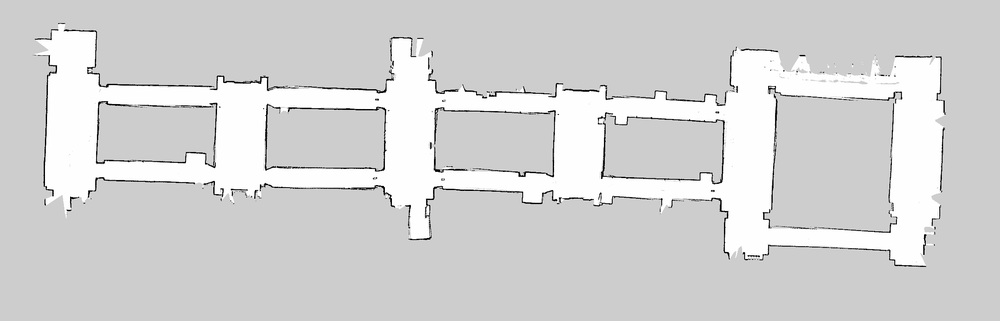
#> input picture diem_turtlebot_ws/src/map/diem_map.pgm, 1000 x 321 px, shrunk from 2424 x 777 before the run
$ python miglioria.py
#> lines starting #> are read from the running program, lines starting #| are printed output that depends on the picture; after the words box and inside, x2 and y2 are one past the last pixel; in counts of white or black regions, pixels touching at a corner belong together
# Importazione delle librerie necessarie
import os  # Modulo per interagire con il sistema operativo (creazione di directory, gestione dei percorsi)
import numpy as np  # Libreria per operazioni numeriche avanzate su array
import cv2  # Libreria OpenCV per l'elaborazione delle immagini
import networkx as ntx  # Libreria per la creazione e manipolazione di grafi
from scipy.ndimage import distance_transform_edt, convolve, generic_filter  # Funzioni per elaborazione di immagini
from skimage.morphology import skeletonize  # Funzione per scheletrizzare immagini binarie
from PIL import Image  # Libreria per la manipolazione delle immagini
import yaml  # Libreria per leggere e scrivere file YAML
# --- Funzioni di base ---

def load_map(image_path):
    """
    Carica la mappa di occupazione da un file immagine in scala di grigi.

    Parameters:
        image_path (str): Il percorso del file immagine da caricare.

    Returns:
        numpy.ndarray: L'immagine caricata in scala di grigi.
    """
    # Carica l'immagine in scala di grigi
    occupancy_grid = cv2.imread(image_path, cv2.IMREAD_GRAYSCALE)
    if occupancy_grid is None:
        # Solleva un'eccezione se l'immagine non può essere caricata
        raise FileNotFoundError(f"Errore: impossibile aprire il file {image_path}")
    return occupancy_grid  # Restituisce l'immagine caricata

def create_binary_map(occupancy_grid):
    """
    Converte l'immagine della mappa in una mappa binaria.

    Parameters:
        occupancy_grid (numpy.ndarray): L'immagine in scala di grigi della mappa.

    Returns:
        numpy.ndarray: La mappa binaria risultante.
    """
    # Utilizza una soglia per binarizzare l'immagine
    # I pixel con valore superiore a 240 diventano 1 (bianco), altrimenti 0 (nero)
    _, binary_map = cv2.threshold(occupancy_grid, 240, 1, cv2.THRESH_BINARY)
    return binary_map  # Restituisce la mappa binaria

def compute_distance_map(binary_map):
    """
    Calcola la mappa delle distanze euclidee dai pixel non zero.

    Parameters:
        binary_map (numpy.ndarray): La mappa binaria della mappa.

    Returns:
        numpy.ndarray: La mappa delle distanze euclidee.
    """
    # Calcola la mappa delle distanze euclidee
    distance_map = distance_transform_edt(binary_map)
    return distance_map  # Restituisce la mappa delle distanze

def create_voronoi_lines(distance_map):
    """
    Crea le linee di Voronoi identificando i pixel con vicini di valori di distanza diversi.

    Parameters:
        distance_map (numpy.ndarray): La mappa delle distanze euclidee.

    Returns:
        numpy.ndarray: La mappa di Voronoi risultante.
    """
    # Definisce un kernel booleano per escludere il pixel centrale
    kernel = np.array([[1, 1, 1],
                       [1, 0, 1],
                       [1, 1, 1]], dtype=bool)


    # Definisce una funzione che calcola la differenza tra il valore massimo e minimo nella finestra
    def local_range(values):
        return values.max() - values.min()

    # Applica la funzione local_range su ogni pixel utilizzando il kernel
    local_ranges = generic_filter(distance_map, local_range, footprint=kernel)
    # Crea la mappa di Voronoi dove la differenza locale è maggiore di zero
    voronoi_map = (local_ranges > 0).astype(np.uint8)
    # Imposta i bordi a zero per coerenza con il metodo originale
    voronoi_map[0, :] = 0
    voronoi_map[-1, :] = 0
    voronoi_map[:, 0] = 0
    voronoi_map[:, -1] = 0

    return voronoi_map  # Restituisce la mappa di Voronoi

def skeletonize_voronoi(voronoi_map):
    """
    Scheletrizza la mappa di Voronoi per ottenere linee sottili.

    Parameters:
        voronoi_map (numpy.ndarray): La mappa di Voronoi.

    Returns:
        numpy.ndarray: L'immagine scheletrizzata della mappa di Voronoi.
    """
    # Scheletrizza la mappa di Voronoi
    return skeletonize(voronoi_map)

# --- Funzione di verifica del percorso attraverso pixel bianchi ---

def check_line_passes_through_skeleton(node1, node2, skeleton):
    """
    Verifica se una linea tra due nodi passa interamente attraverso lo scheletro.

    Parameters:
        node1 (tuple): Coordinate (x, y) del primo nodo.
        node2 (tuple): Coordinate (x, y) del secondo nodo.
        skeleton (numpy.ndarray): L'immagine dello scheletro.

    Returns:
        bool: True se la linea passa interamente attraverso lo scheletro, False altrimenti.
    """
    x0, y0 = node1  # Coordinate del primo nodo
    x1, y1 = node2  # Coordinate del secondo nodo

    # Calcola il numero di punti lungo la linea
    num_points = max(abs(x1 - x0), abs(y1 - y0))
    if num_points == 0:
        num_points = 1  # Evita divisione per zero se i nodi coincidono

    # Genera valori di x e y lungo la linea tra i due nodi
    x_vals = np.linspace(x0, x1, num_points, dtype=int)
    y_vals = np.linspace(y0, y1, num_points, dtype=int)

    # Verifica che gli indici siano all'interno dei limiti dell'immagine
    valid_indices = (x_vals >= 0) & (x_vals < skeleton.shape[0]) & \
                    (y_vals >= 0) & (y_vals < skeleton.shape[1])
    x_vals = x_vals[valid_indices]
    y_vals = y_vals[valid_indices]

    # Verifica se tutti i punti lungo la linea appartengono allo scheletro
    if np.all(skeleton[x_vals, y_vals]):
        return True  # La linea passa interamente attraverso lo scheletro
    else:
        return False  # La linea non passa interamente attraverso lo scheletro

# --- Creazione del grafo topologico con nodi distribuiti uniformemente su X e Y ---

def create_topological_graph_using_skeleton(voronoi_skeleton, max_nodes=50):
    """
    Crea un grafo topologico basato sullo scheletro di Voronoi,
    con nodi distribuiti uniformemente sia lungo l'asse X che Y.

    Parameters:
        voronoi_skeleton (numpy.ndarray): L'immagine dello scheletro di Voronoi.
        max_nodes (int): Numero massimo di nodi da inserire nel grafo.

    Returns:
        networkx.Graph: Il grafo topologico creato.
    """
    topo_map = ntx.Graph()  # Crea un nuovo grafo vuoto

    # Definisce un kernel per contare i vicini (esclude il pixel centrale)
    kernel = np.array([[1, 1, 1],
                       [1, 0, 1],
                       [1, 1, 1]], dtype=int)

    # Conta il numero di vicini per ogni pixel dello scheletro
    neighbor_count = convolve(voronoi_skeleton.astype(int), kernel, mode='constant', cval=0)

    # Identifica i nodi agli incroci o estremità (dove il numero di vicini è diverso da 2)
    node_positions = np.where((voronoi_skeleton == 1) & (neighbor_count != 2))

    # Crea una lista di coordinate dei nodi
    node_list = list(zip(node_positions[0], node_positions[1]))

    print(f"Numero di nodi identificati: {len(node_list)}")

    # Se non ci sono nodi, restituisce il grafo vuoto
    if len(node_list) == 0:
        print("Nessun nodo identificato nello scheletro.")
        return topo_map

    # Converti la lista di nodi in un array per facilità di manipolazione
    node_array = np.array(node_list)

    # Calcola il numero di celle della griglia in base a max_nodes
    num_cells = int(np.sqrt(max_nodes))
    if num_cells == 0:
        num_cells = 1  # Assicura almeno una cella

    # Ottieni i limiti dell'immagine
    rows, cols = voronoi_skeleton.shape

    # Calcola le dimensioni delle celle della griglia
    cell_height = rows / num_cells
    cell_width = cols / num_cells

    selected_nodes = []

    # Crea una griglia bidimensionale e seleziona un nodo per cella
    for i in range(num_cells):
        for j in range(num_cells):
            # Definisce i limiti della cella
            x_min = int(i * cell_height)
            x_max = int((i + 1) * cell_height)
            y_min = int(j * cell_width)
            y_max = int((j + 1) * cell_width)

            # Trova i nodi all'interno della cella
            nodes_in_cell = node_array[(node_array[:, 0] >= x_min) & (node_array[:, 0] < x_max) &
                                       (node_array[:, 1] >= y_min) & (node_array[:, 1] < y_max)]

            # Se ci sono nodi nella cella, aggiungi uno di essi alla lista dei nodi selezionati
            if len(nodes_in_cell) > 0:
                selected_nodes.append(tuple(nodes_in_cell[0]))  # Puoi anche scegliere un nodo casuale o centrale

            # Interrompe se abbiamo raggiunto il numero massimo di nodi
            if len(selected_nodes) >= max_nodes:
                break
        else:
            continue
        break  # Esce dai cicli se il numero massimo di nodi è raggiunto

    # Aggiunge i nodi selezionati al grafo topologico
    topo_map.add_nodes_from(selected_nodes)

    # Aggiunge archi tra i nodi se esiste un percorso lungo lo scheletro
    for i in range(len(selected_nodes) - 1):
        for j in range(i + 1, len(selected_nodes)):
            # Verifica se esiste un percorso lungo lo scheletro tra i due nodi
            if check_line_passes_through_skeleton(selected_nodes[i], selected_nodes[j], voronoi_skeleton):
                topo_map.add_edge(selected_nodes[i], selected_nodes[j])

    # Stampa il numero totale di nodi e archi creati
    print(f"Numero totale di nodi creati: {len(topo_map.nodes())}")
    print(f"Numero totale di archi creati: {len(topo_map.edges())}")
    return topo_map  # Restituisce il grafo topologico

# --- Funzione per salvare un'immagine PGM ---

def save_as_pgm(image, filename):
    """
    Salva un'immagine numpy array in formato PGM.

    Parameters:
        image (numpy.ndarray): L'immagine da salvare.
        filename (str): Il percorso del file dove salvare l'immagine.
    """
    # Converte l'immagine in uint8 e scala i valori da 0 a 255 se necessario
    Image.fromarray((image * 255).astype(np.uint8)).save(filename)

# --- Funzione per salvare la mappa topologica con nodi in formato PGM ---

def save_topological_map_with_nodes(skeleton, topo_map, pgm_filename):
    """
    Sovrappone i nodi del grafo alla mappa scheletrizzata e salva l'immagine risultante.

    Parameters:
        skeleton (numpy.ndarray): L'immagine dello scheletro.
        topo_map (networkx.Graph): Il grafo topologico con i nodi.
        pgm_filename (str): Il percorso del file dove salvare l'immagine.
    """
    # Converti la mappa scheletrizzata in un'immagine in scala di grigi
    skeleton_with_nodes = (skeleton * 255).astype(np.uint8)

    # Converte le coordinate dei nodi per OpenCV (colonna, riga)
    node_positions = [(y, x) for x, y in topo_map.nodes()]
    for position in node_positions:
        # Disegna un cerchio per ogni nodo sulla mappa scheletrizzata
        cv2.circle(skeleton_with_nodes, position, 3, 255, -1)

    # Salva l'immagine con i nodi disegnati
    Image.fromarray(skeleton_with_nodes).save(pgm_filename)

# --- Funzione per salvare il file YAML associato ---

def save_as_yaml(yaml_filename, pgm_filename):
    """
    Crea un file YAML che contiene le informazioni necessarie per utilizzare la mappa in ROS2.

    Parameters:
        yaml_filename (str): Il percorso del file YAML da creare.
        pgm_filename (str): Il nome del file PGM della mappa.
    """
    # Crea un dizionario con i dati necessari per il file YAML
    yaml_data = {
        "image": f"./{pgm_filename}",  # Percorso relativo all'immagine della mappa
        "resolution": 0.050000,  # Risoluzione della mappa (ad esempio, 5 cm per pixel)
        "origin": [-32.507755, -27.073547, 0.000000],  # Coordinate di origine della mappa
        "negate": 0,  # Indica se invertire i colori dell'immagine
        "occupied_thresh": 0.65,  # Soglia per considerare un pixel come occupato
        "free_thresh": 0.196  # Soglia per considerare un pixel come libero
    }
    # Scrive il dizionario nel file YAML
    with open(yaml_filename, 'w') as file:
        yaml.dump(yaml_data, file, default_flow_style=False)

# --- Funzione per creare una cartella specifica per la mappa ---

def create_map_directory(map_name):
    """
    Assicura che esista una cartella con il nome della mappa.

    Parameters:
        map_name (str): Il nome della mappa e della cartella.

    Returns:
        str: Il nome della directory creata o esistente.
    """
    # Crea una directory con il nome della mappa se non esiste già
    if not os.path.exists(map_name):
        os.makedirs(map_name)
    return map_name  # Restituisce il nome della directory

# --- Funzione principale ---

def process_map(image_path, max_nodes):
    """
    Coordina tutti i passaggi necessari per processare la mappa e generare i file finali.

    Parameters:
        image_path (str): Il percorso dell'immagine della mappa da processare.
        max_nodes (int): Numero massimo di nodi da inserire nel grafo topologico.
    """
    # Estrae il nome della mappa dall'immagine
    map_name = os.path.splitext(os.path.basename(image_path))[0]

    # Crea una cartella per questa mappa
    map_directory = create_map_directory(map_name)

    # Passo 1: Carica la mappa di occupazione
    occupancy_grid = load_map(image_path)
#> in load_map, occupancy_grid is the input picture: shape (321, 1000); min 0, max 255, mean 212

    # Passo 2: Crea la mappa binaria
    binary_map = create_binary_map(occupancy_grid)
#> in create_binary_map, `_, binary_map = cv2.threshold(occupancy_grid, 240, 1, cv2.THRESH_BINARY)`:
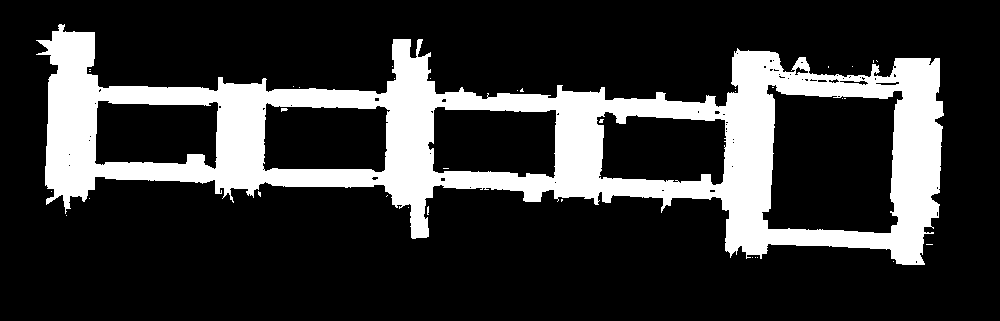
#> binary_map: shape (321, 1000); values 0 (black) and 1 (white), 20.6% white; 35 white regions (33 under 20 px), largest, box (x1, y1, x2, y2) and area: (36, 24, 944, 265) 65963, (281, 108, 288, 112) 20
    # Salva la mappa binaria
    save_as_pgm(binary_map, os.path.join(map_directory, f"{map_name}_binary_map.pgm"))

    # Passo 3: Calcola la mappa delle distanze euclidee
    distance_map = compute_distance_map(binary_map)
#> in compute_distance_map, `distance_map = distance_transform_edt(binary_map)`:
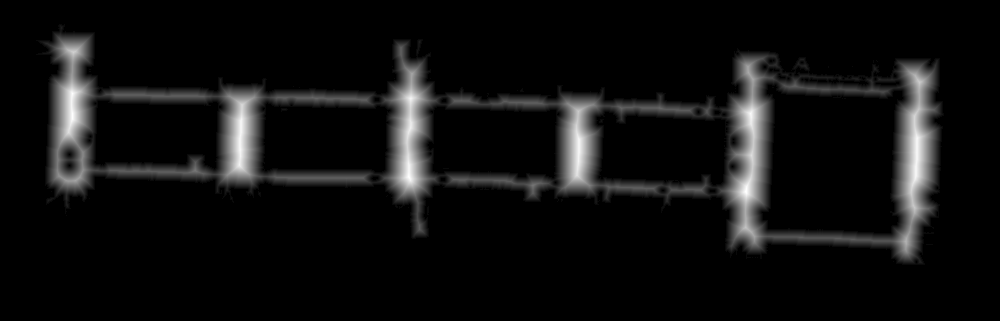
#> distance_map: shape (321, 1000) float64; min 0, max 25.08, mean 1.6; drawn with min black and max white
    # Normalizza la mappa delle distanze per la visualizzazione
    distance_map_normalized = (distance_map / np.max(distance_map) * 255).astype(np.uint8)
    # Salva la mappa delle distanze normalizzata
    save_as_pgm(distance_map_normalized, os.path.join(map_directory, f"{map_name}_distance_map.pgm"))
#> call 2 of save_as_pgm, with filename = 'diem_map/diem_map_distance_map.pgm'
#> in save_as_pgm (call 2), `Image.fromarray((image * 255).astype(np.uint8)).save(filename)`:
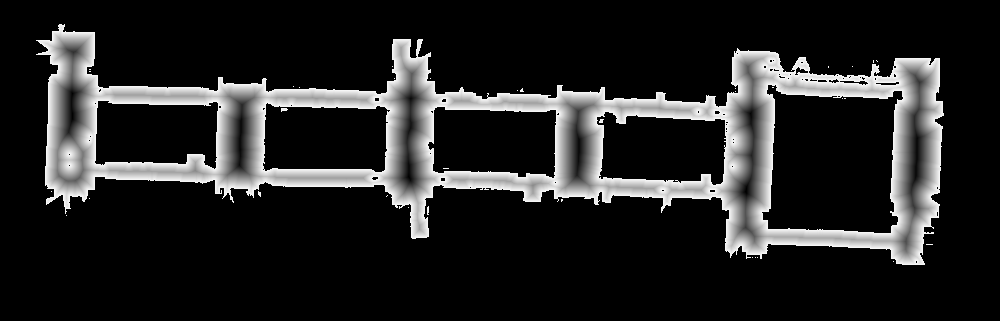
#> saved as diem_map_distance_map.pgm: PIL image 1000x321 L; min 0, max 246, mean 36.6

    # Passo 4: Crea le linee di Voronoi
    voronoi_map = create_voronoi_lines(distance_map)
#> in create_voronoi_lines, `local_ranges = generic_filter(distance_map, local_range, footprint=ker..`:
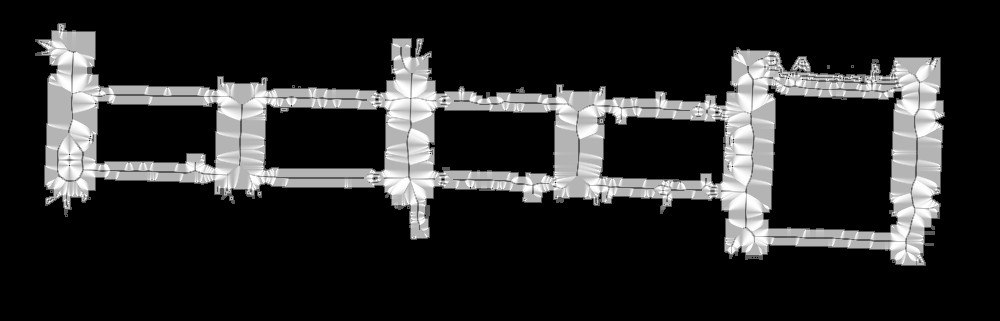
#> local_ranges: shape (321, 1000) float64; min 0, max 2.83, mean 0.469; drawn with min black and max white
#> in create_voronoi_lines, `voronoi_map = (local_ranges > 0).astype(np.uint8)`:
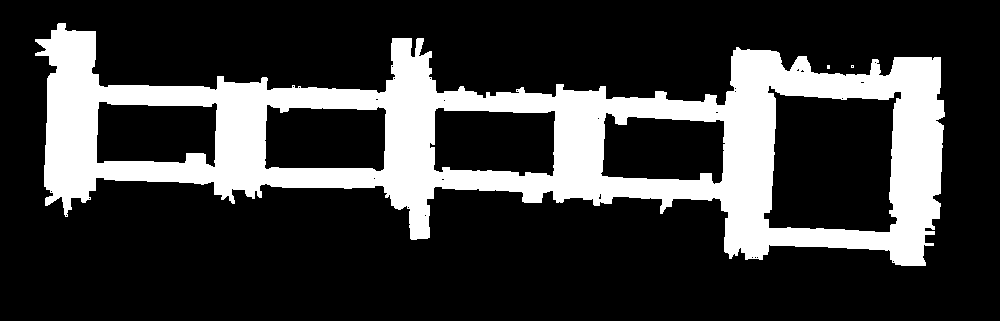
#> voronoi_map: shape (321, 1000); values 0 (black) and 1 (white), 22.7% white; 3 white regions (2 under 20 px), largest, box (x1, y1, x2, y2) and area: (35, 23, 945, 266) 72986
    # Salva la mappa di Voronoi
    save_as_pgm(voronoi_map, os.path.join(map_directory, f"{map_name}_voronoi_map.pgm"))

    # Passo 5: Scheletrizza le linee di Voronoi
    voronoi_skeleton = skeletonize_voronoi(voronoi_map)
#> in skeletonize_voronoi, `return skeletonize(voronoi_map)`: returned value: shape (321, 1000) bool; 1.2% white in thin lines or dots, all inside (x1, y1, x2, y2) = (35, 24, 943, 264)
    # Salva lo scheletro di Voronoi
    save_as_pgm(voronoi_skeleton, os.path.join(map_directory, f"{map_name}_skeleton_voronoi.pgm"))

    # Passo 6: Creazione del grafo topologico utilizzando lo scheletro
    topo_map = create_topological_graph_using_skeleton(voronoi_skeleton, max_nodes=max_nodes)
#> in create_topological_graph_using_skeleton, `neighbor_count = convolve(voronoi_skeleton.astype(int), kernel, mode='..`:
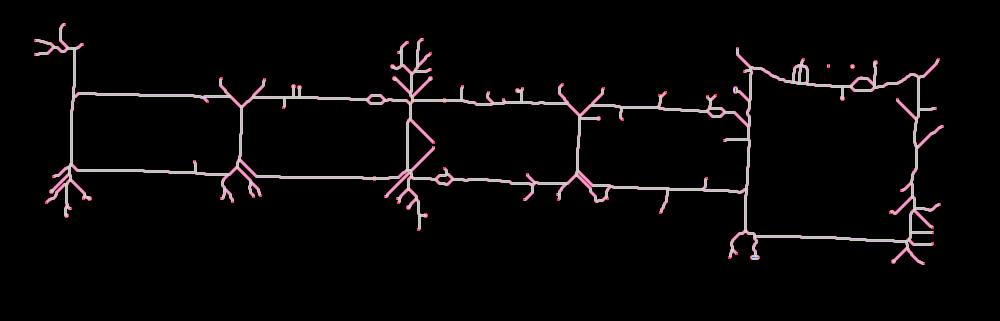
#> neighbor_count: shape (321, 1000) int64; 9 distinct labels, from 0 to 8; one colour per label, 0 black
#> in create_topological_graph_using_skeleton, `node_positions = np.where((voronoi_skeleton == 1) & (neighbor_count !=..`: node_positions = 491 positions, rows 24 to 263, columns 35 to 942
#> in create_topological_graph_using_skeleton, `node_list = list(zip(node_positions[0], node_positions[1]))`: node_list = 491 pairs, first value 24 to 263, second value 35 to 942
#| Numero di nodi identificati: 491
#> in create_topological_graph_using_skeleton, `node_array = np.array(node_list)`: node_array has the same summary as node_list
#> after the loop in create_topological_graph_using_skeleton, `for i in range(num_cells):`: selected_nodes = 33 pairs, first value 24 to 231, second value 53 to 938
#> the loop in create_topological_graph_using_skeleton, `for i in range(len(selected_nodes) - 1):` made 32 passes
#| Numero totale di nodi creati: 33
#| Numero totale di archi creati: 0

    # Passo 7: Salva la mappa scheletrizzata con i nodi
    save_topological_map_with_nodes(voronoi_skeleton, topo_map,
                                    os.path.join(map_directory, f"{map_name}_topologica_scheletro_nodi.pgm"))
#> after the loop in save_topological_map_with_nodes, `for position in node_positions:`:
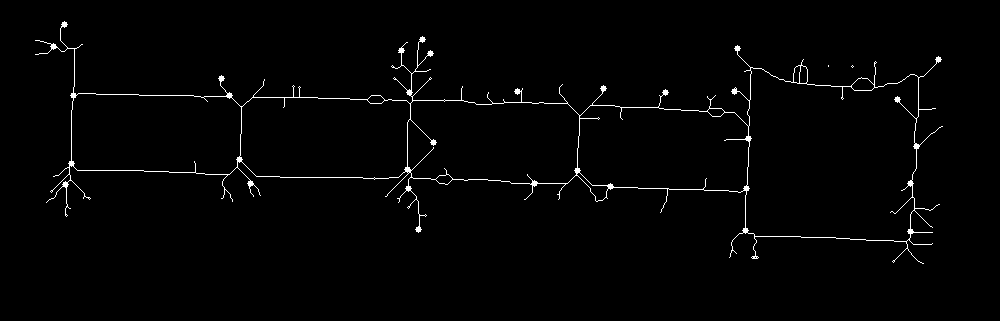
#> skeleton_with_nodes: shape (321, 1000); 1.5% white in thin lines or dots, all inside (x1, y1, x2, y2) = (35, 21, 943, 264)

    # Passo 8: Salva il file YAML per ROS2
    save_as_yaml(os.path.join(map_directory, f"{map_name}_topologica_scheletro_nodi.yaml"),
                 f"{map_name}_topologica_scheletro_nodi.pgm")

# Esegui il codice
if __name__ == "__main__":
    image_path = 'diem_map.pgm'  # Sostituisci con il percorso corretto della mappa di input
    max_nodes = 50  # Numero massimo di nodi da inserire nel grafo topologico
    process_map(image_path, max_nodes)  # Esegue il processo sulla mappa specificata
